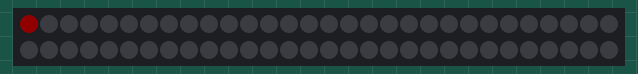
A sketch run on a simulated Arduino Uno, built with avr-gcc and run on an emulated ATmega328P. On the bench: 60 RGB LEDs in strip order, left to right, continuing on the next row. Dim RGB values are drawn brighter than linear.

Above: at 0.15 s.
At 3.77 s:
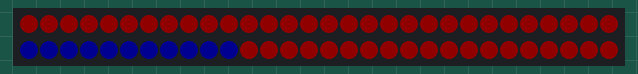
At 7.7 s:
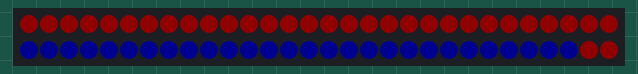
At 15.55 s:
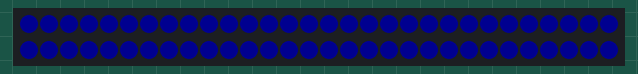
At 27.93 s:
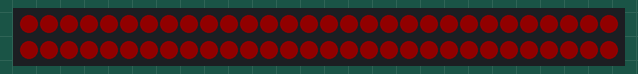
At 39.71 s:
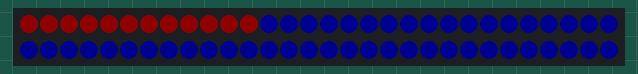

The sketch:

inandout.ino
```cpp
#include <Adafruit_NeoPixel.h>

#define PIN 7

// Parameter 1 = number of pixels in strip
// Parameter 2 = pin number (most are valid)
// Parameter 3 = pixel type flags, add together as needed:
//   NEO_KHZ800  800 KHz bitstream (most NeoPixel products w/WS2812 LEDs)
//   NEO_KHZ400  400 KHz (classic 'v1' (not v2) FLORA pixels, WS2811 drivers)
//   NEO_GRB     Pixels are wired for GRB bitstream (most NeoPixel products)
//   NEO_RGB     Pixels are wired for RGB bitstream (v1 FLORA pixels, not v2)
Adafruit_NeoPixel strip = Adafruit_NeoPixel(60, PIN, NEO_GRB + NEO_KHZ800);

void setup() {
  strip.begin();
  strip.setBrightness(16);
  strip.show(); // Initialize all pixels to 'off'
}

void loop() {
  // Some example procedures showing how to display to the pixels:
  colorWipe(strip.Color(255, 0, 0), 2); // Red
//  colorWipe(strip.Color(0, 255, 0), 20); // Green
  colorWipe2(strip.Color(0, 0, 255), 2); // Blue


}

// Fill the dots one after the other with a color
void colorWipe(uint32_t c, uint8_t wait) {
  for(int i = 0; i <  30; i++) {
      strip.setPixelColor(i, c);
      strip.show();
            delay(wait);

  }
    for(int i = 59; i >=  30; i--) {
      strip.setPixelColor(i, c);
      strip.show();
      delay(wait);
  }
}
void colorWipe2(uint32_t c, uint8_t wait) {
    for(int i = 30; i <=  59; i++) {
      strip.setPixelColor(i, c);
      strip.show();
      delay(wait);
  }
      for(int i = 30; i >= 0 ; i--) {
      strip.setPixelColor(i, c);
      strip.show();
            delay(wait);

  }
}
```
